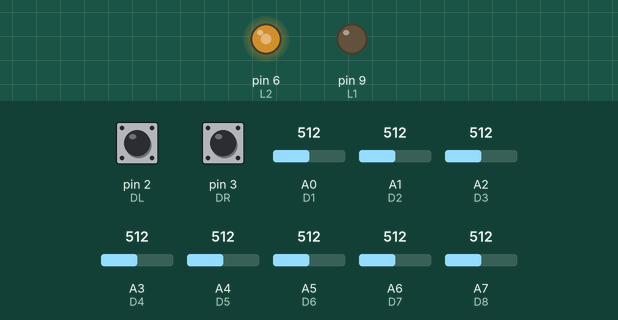
This sketch was run on a simulated Arduino Nano, built with avr-gcc and run on an emulated ATmega328P. Shown: output pins drawn as LEDs (lit = HIGH). The inputs (shaded band) are chosen by the test bench; at power-on: A0 (D1) = 512, A1 (D2) = 512, A3 (D4) = 512, pin 2 (DL) HIGH, pin 3 (DR) HIGH, A2 (D3) = 512, A4 (D5) = 512, A5 (D6) = 512, A6 (D7) = 512, A7 (D8) = 512. Pins used as bus, display or sensor lines are not drawn.

Above: at 1.2 s.
1.3 s: A0 (D1) set to 960
2.8 s: A0 (D1) set to 994
At 4.0 s:
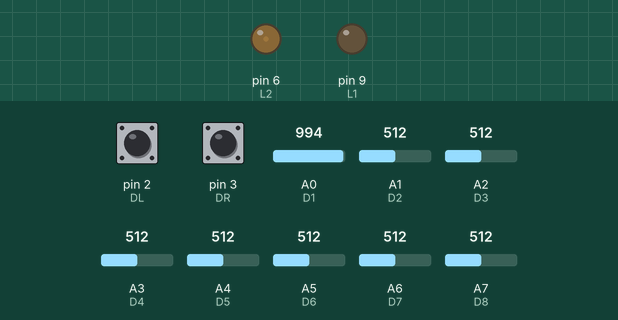
4.3 s: A1 (D2) set to 966
5.8 s: A1 (D2) set to 991
At 6.5 s:
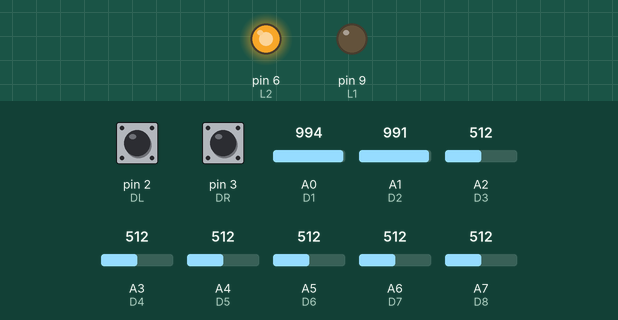
7.3 s: A1 (D2) set to 716
At 7.7 s:
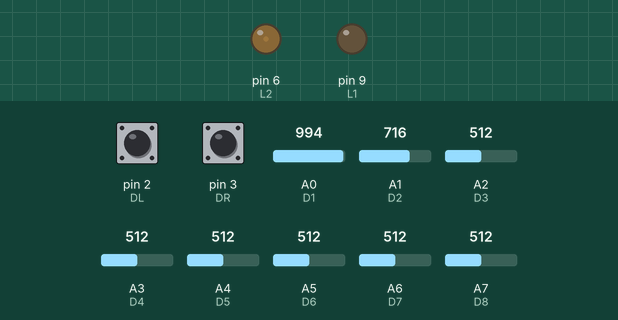
8.8 s: A3 (D4) set to 992
Timing chart, 0 to 11.8 s (numbered marks = the images above; inputs shaded):
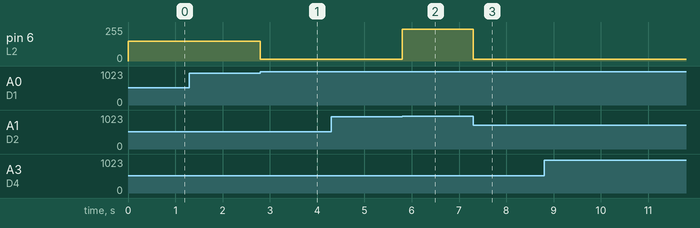

The sketch:

robot.ino
```cpp
#define D1 A0
#define D2 A1
#define D3 A2
#define D4 A3
#define D5 A4
#define D6 A5
#define D7 A6
#define D8 A7
#define DL 2
#define DR 3

#define L1 9
#define L2 6
#define R1 11
#define R2 10

int k;
int k1;
int d = 30;
int black = 975;
int mid_sp = 150;
int max_sp = 125;
int flag;
int i;

void setup() {
  pinMode(L1, OUTPUT);
  pinMode(L2, OUTPUT);
  pinMode(R1, OUTPUT);
  pinMode(R2, OUTPUT);
  pinMode(DL, INPUT_PULLUP);
  pinMode(DR, INPUT_PULLUP);
  Serial.begin(9600);
}

void loop() {
  if (flag == 0) {
    if (analogRead(D8) > black) {
      k = -4;
    }
    if (analogRead(D1) > black) {
      k = 4;
    }
    if (analogRead(D8) > black && analogRead(D7) > black) {
      k = -3;
    }
    if (analogRead(D7) > black && analogRead(D6) > black) {
      k = -2;
    }
    if (analogRead(D6) > black && analogRead(D5) > black) {
      k = -1;
    }

    if (analogRead(D5) > black && analogRead(D4) > black) {
      k = 0;
    }

    if (analogRead(D4) > black && analogRead(D3) > black) {
      k = 1;
    }
    if (analogRead(D3) > black && analogRead(D2) > black) {
      k = 2;
    }
    if (analogRead(D2) > black && analogRead(D1) > black) {
      k = 3;
    }
    if (digitalRead(DL) == 1) {
      k = -5;
      flag = 1;
    }
    if (digitalRead(DR) == 1) {
      k = 5;
      flag = 1;
    }
    /*if (digitalRead(DL) == 0 && digitalRead(DR) == 0) {
      if (analogRead(D8) > black1) {
        i++;
      }
      if (analogRead(D7) > black2) {
        i++;
      }
      if (analogRead(D6) > black3) {
        i++;
      }
      if (analogRead(D5) > black4) {
        i++;
      }
      if (analogRead(D4) > black5) {
        i++;
      }
      if (analogRead(D3) > black6) {
        i++;
      }
      if (analogRead(D2) > black7) {
        i++;
      }
      if (analogRead(D1) > black8) {
        i++;
      }
      //Serial.println(i);
      if (i >= 4) {
        //Serial.println(i);
        //flag = 2;
      }
      i = 0;
      }*/
    digitalWrite(L1, LOW);
    digitalWrite(R1, LOW);
    analogWrite(L2, mid_sp + (k * d));
    analogWrite(R2, mid_sp - (k * d));
  }

  if (flag == 1) {
     if (k == -5) {
      if (analogRead(D8) > black) {
        k1 = -4;
      }
      if (analogRead(D1) > black) {
        k1 = 4;
      }
      if (analogRead(D8) > black && analogRead(D7) > black) {
        k1 = -3;
      }
      if (analogRead(D7) > black && analogRead(D6) > black) {
        k1 = -2;
      }
      if (analogRead(D6) > black && analogRead(D5) > black) {
        k1 = -1;
      }

      if (analogRead(D5) > black && analogRead(D4) > black) {
        k1 = 0;
      }

      if (analogRead(D4) > black && analogRead(D3) > black) {
        k1 = 1;
      }
      if (analogRead(D3) > black && analogRead(D2) > black) {
        k1 = 2;
      }
      if (analogRead(D2) > black && analogRead(D1) > black) {
        k1 = 3;
      }
      analogWrite(L1, 250);//
      analogWrite(L2, 250);
      analogWrite(R1, LOW);
      analogWrite(R2, mid_sp - (k1 * d));
      if (analogRead(D5) > black) {
        flag = 0;
      }
    }
    if (k == 5) {
      if (analogRead(D8) > black) {
        k1 = -4;
      }
      if (analogRead(D1) > black) {
        k1 = 4;
      }
      if (analogRead(D8) > black && analogRead(D7) > black) {
        k1 = -3;
      }
      if (analogRead(D7) > black && analogRead(D6) > black) {
        k1 = -2;
      }
      if (analogRead(D6) > black && analogRead(D5) > black) {
        k1 = -1;
      }

      if (analogRead(D5) > black && analogRead(D4) > black) {
        k1 = 0;
      }

      if (analogRead(D4) > black && analogRead(D3) > black) {
        k1 = 1;
      }
      if (analogRead(D3) > black && analogRead(D2) > black) {
        k1 = 2;
      }
      if (analogRead(D2) > black && analogRead(D1) > black) {
        k1 = 3;
      }
      analogWrite(L1, LOW);
      analogWrite(L2, mid_sp + (k1 * d));
      analogWrite(R1, 250);//
      analogWrite(R2,250);
      if (analogRead(D4) > black) {
        flag = 0;
      }
    }
  }
  /*if (flag == 2) {
    Serial.println(i);
    analogWrite(L1, 255);
    analogWrite(L2, 255);
    analogWrite(R1, 255);
    analogWrite(R2, 255);
    delay(500);
    flag = 0;
  }*/
}
```

Measured:
- the behaviour switches between 975 and 976 on A0 (D1) (found by bisection; images 0 and 1)
- the behaviour switches between 975 and 976 on A1 (D2) (found by bisection; images 1 and 2)
- after the input at 2.8 s, pin 6 (L2): 150/255 → 14/255 at once
- after the input at 5.8 s, pin 6 (L2): 14/255 → 240/255 at once
- after the input at 7.3 s, pin 6 (L2): 240/255 → 14/255 at once
